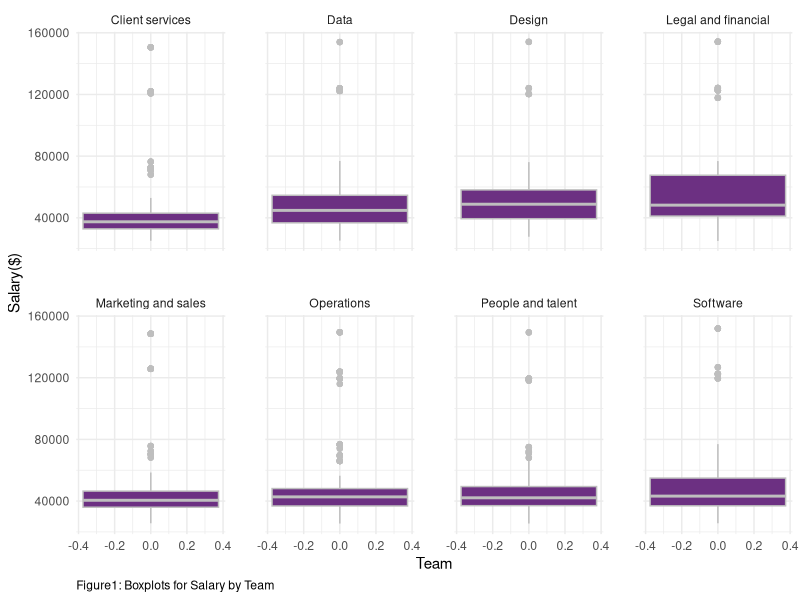
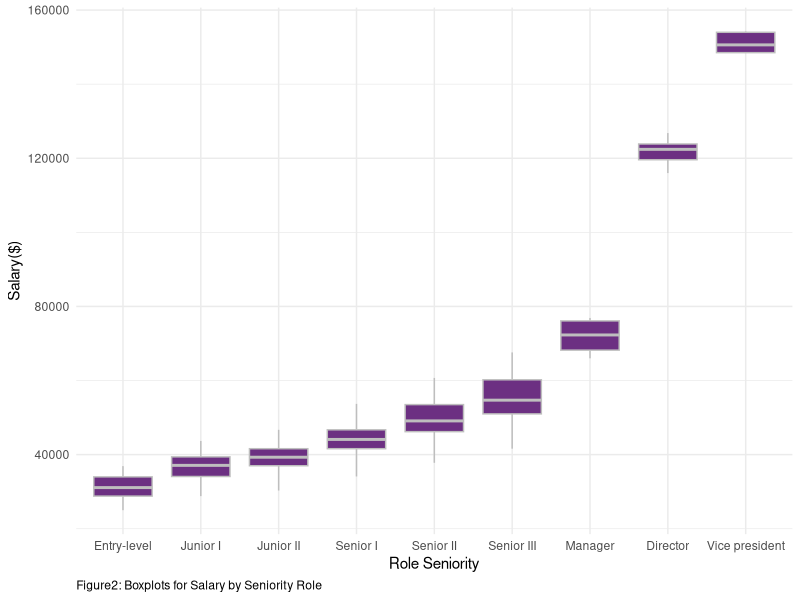
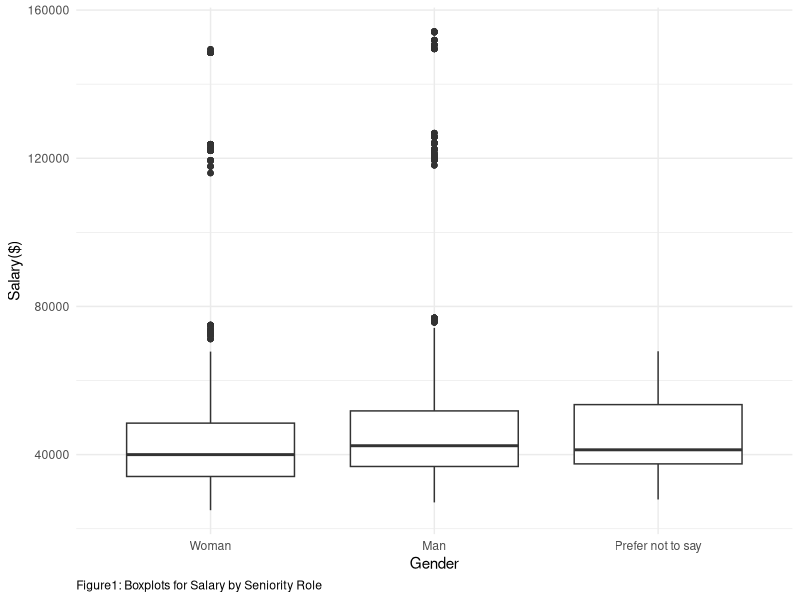
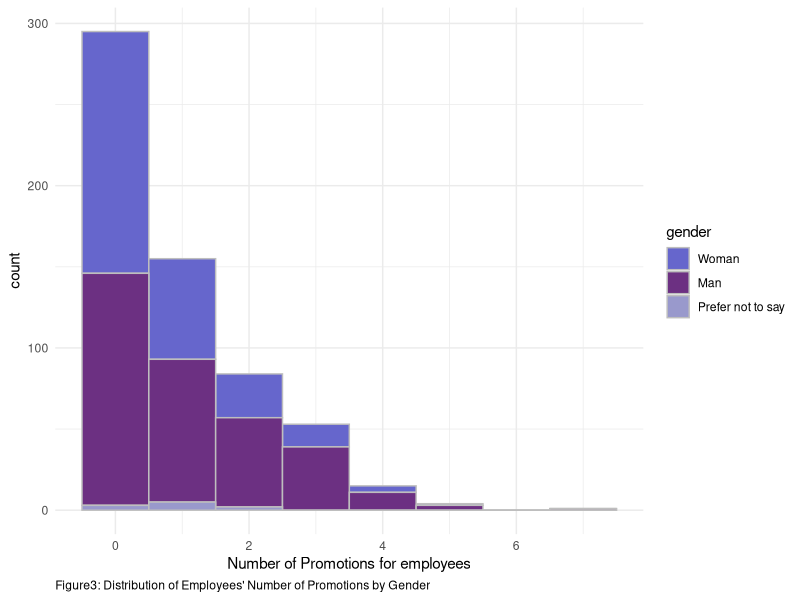
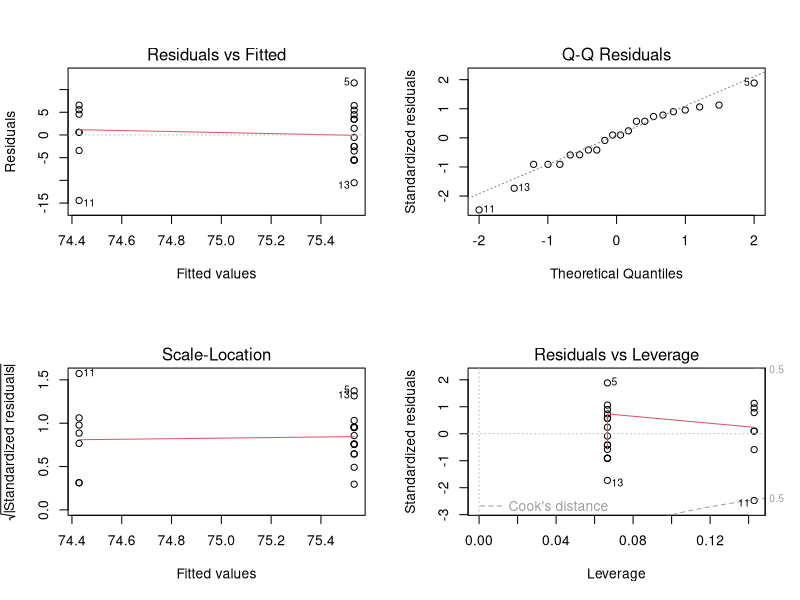
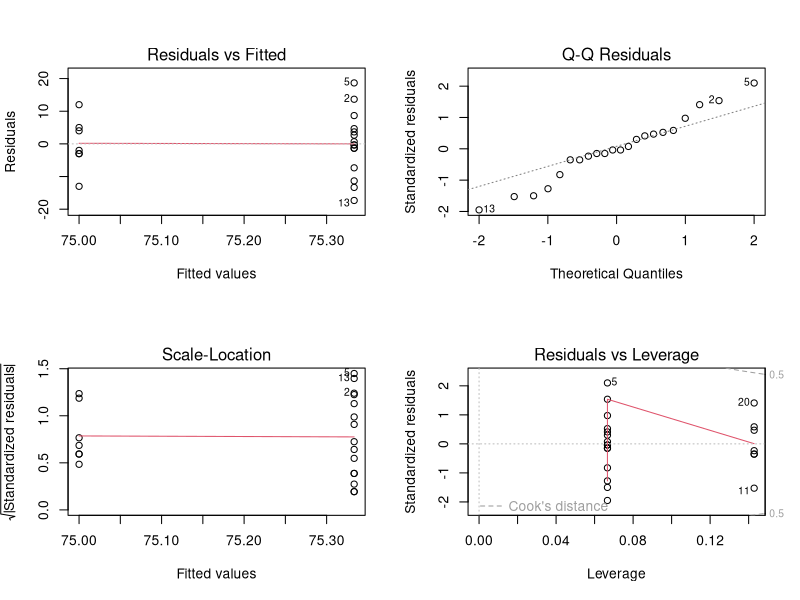
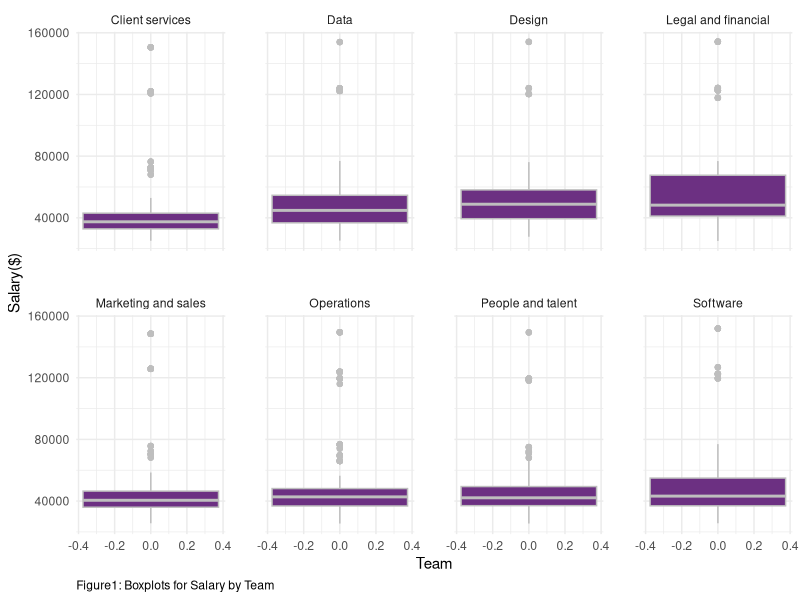
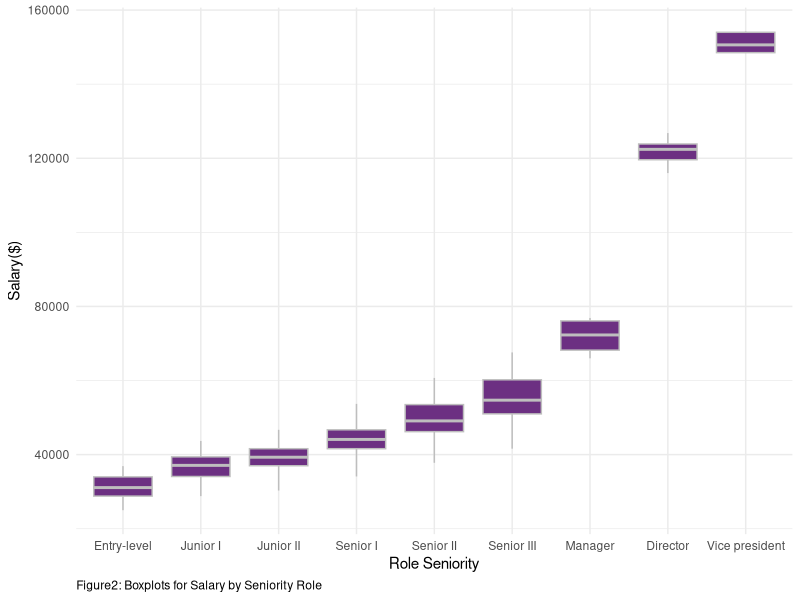

Reproduce these figures in R, in order.
## ---- chunk 1
library(tidyverse)
library(lme4)
library(mgcv)
library(kableExtra)
#install.packages("gridExtra")
library(gridExtra)
# this should supress all code and messages
knitr::opts_chunk$set(include=FALSE)
## ---- chunk 2
############################################################################################################
#DATA CLEANING PART
############################################################################################################

# read in the data
black_saber_current_employees <- read_csv("data/black-saber-current-employees.csv")

#change salary varaible from characters to doubles
black_saber_current_employees_cleaned <- black_saber_current_employees %>% 
  mutate(salary = str_extract_all(salary, "\\d+,\\d+")) %>% #only extracting the number part(i.e., remove $)
  mutate(salary = str_remove_all(salary, ",")) %>% # remove comma(,)
  mutate(salary = as.numeric(salary)) %>% #change to doubles
  #changing the orders of role as hierarchy, rather than alphabetical order(see below note)
  mutate(role_seniority = fct_relevel(role_seniority, "Manager", after = 7)) %>% 
  mutate(role_seniority = fct_relevel(role_seniority, "Director", after = 7)) %>%
  #changing the orders of gender for clairty in explanation for promotion analaysis part
  mutate(gender = fct_relevel(gender, "Woman", after = 0))

#NOTES
#(Before changing): Director Entry-level Junior I Junior II Manager Senior I Senior II Senior III Vice president
#(After chaning): “Entry-level”,“Junior I”,“JuniorII”,“Senior I”,“Senior II”,“Senior III”,“Manager”, “Director”,“Vicepresident” 

## ---- chunk 3
#########################################################################################################
#EXPLORATORY ANALYSIS
#########################################################################################################
# create a visualisation (a boxplot to see if teams have systematic differences in their salary)
#some teams might be more important to the company 
#e.g., bc it is a software company, software team might be more valuable to the company and thus receive higher salary, yet this is fair in the sense that the Gideon wants salary based on "talent and value to the company”)

my_plot_salary_by_role_team <- black_saber_current_employees_cleaned %>% 
  ggplot(aes(y = salary)) +
  facet_wrap(~team, nrow = 2) +
  geom_boxplot(colour = "grey", fill = "#6C3082") +
  theme_minimal() +
  labs(x = "Team", y= "Salary($)", caption = "Figure1: Boxplots for Salary by Team") + 
  theme(panel.spacing = unit(2, "lines")) +
  theme(plot.caption = element_text(hjust = 0))

my_plot_salary_by_role_team
ggsave("images/salary_boxplot_team.png", width = 6, height = 3.8)

## ---- chunk 4

#exploring whether there is difference in salary by roles.
#there should be difference, since higher the role, the more salary people earn since they are more valuable to the company

my_plot_salary_by_role <- black_saber_current_employees_cleaned %>% 
  ggplot(aes(x = role_seniority, y = salary)) +
  geom_boxplot(colour = "grey", fill = "#6C3082") +
  theme_minimal() +
  labs(x="Role Seniority", y= "Salary($)", caption = "Figure2: Boxplots for Salary by Seniority Role") +
  theme(plot.caption = element_text(hjust = 0))

my_plot_salary_by_role
ggsave("images/salary_boxplot_role.png", width = 6, height = 3)

#side note: does follow the seniority trend, which is Least senior to most senior: “Entry-level”,“Junior I”,“JuniorII”,“Senior I”,“Senior II”,“Senior III”,“Manager”, “Director”,“Vicepresident”

## ---- chunk 5
#########################################################################################################

#exploring whether there is gender difference in salary
my_plot_salary_by_gender <- black_saber_current_employees_cleaned %>% 
  ggplot(aes(x = gender, y = salary)) +
  geom_boxplot() +
  theme_minimal() +
  labs(x = "Gender", y= "Salary($)", caption = "Figure1: Boxplots for Salary by Seniority Role") +
  theme(plot.caption = element_text(hjust = 0))

  
my_plot_salary_by_gender
#result(interpretation of the plot): Gender does not seem to have fixed effect on salary. In other words, no gender bias, which is good considering EDI (but when doing model comparison, we will see whether such is true numerically)

ggsave("images/salary_boxplot_gender.png", width = 6, height = 4)

#########ONE-WAY ANOVA ON SALARY AND GENDER AS GROUP####################

lmod_gender <- lm(salary ~ gender, data = black_saber_current_employees_cleaned)
#summary(lmod_gender)
#HOWEVER, UNLIKE THE VISUALIZATION, THERE WAS A SIGNIFICANT DIFFERENCE IN GENDER! THERE MIGHT BE GENDER BIAS IN SALARY(we will see this in model fitting part)

## ---- chunk 6
#########################################################################################################
#MODEL FITTING
#########################################################################################################

#fitting a linear mixed model while setting financial quarter (financial_q)
#rationale: in some quarters, the company earns a lot of money and so all employees earn more money in that quarter, but when the quarter is not good, all earn less money.

salary_lmer <- lmer(salary ~ gender + team + role_seniority + leadership_for_level + productivity + (1|financial_q), data = black_saber_current_employees_cleaned)
#summary(salary_lmer)

#cannot take face-value to whether team has systematic difference and so just to check, we added this model without team so that when we compare it with salary_lmer, we can know whether we must include team or not fpre better prediction.
salary_lmer_no_team <- lmer(salary ~ gender + role_seniority + leadership_for_level + productivity + (1|financial_q), data = black_saber_current_employees_cleaned)
#summary(salary_lmer)

salary_lmer_no_gender <- lmer(salary ~ team + role_seniority + leadership_for_level + productivity + (1|financial_q), data = black_saber_current_employees_cleaned)
#summary(salary_lmer_no_gender)

## ---- chunk 7
#########################################################################################################
#MODEL COMPARISION TEST
#########################################################################################################


#THIS TEST CONFIRMS THAT THERE IS A GENDER BIAS IN SALARY
lmtest::lrtest(salary_lmer, salary_lmer_no_gender)
#conclusion: indeed, becuase the p-value is significant, simpler model does NOT explain better than complex model = should include gender to have better predictive ability...

## ---- chunk 8
#This test confirms that we need team as predictor
lmtest::lrtest(salary_lmer, salary_lmer_no_team)
## ---- chunk 9
salary_table <- cbind(Estimate = summary(salary_lmer)$coef[,1])
kable(round(salary_table[1:3,],4), col.names = c("Estimate"), caption = "Partial Table of Coefficient Estimates for Salary Model Including Gender", booktabs = TRUE, valign = "t", format = "pandoc") %>%
  kable_styling(latex_options = "scale_down")
## ---- chunk 10
############################################################################################################
#DATA CLEANING PART
############################################################################################################
# create a variable called promotion count that keeps track of the number of times
# each employee got promoted
employee_data <- black_saber_current_employees_cleaned %>%
  mutate(employee_role = as.numeric(role_seniority)) %>%
  select(employee_id, employee_role) %>%
  group_by(employee_id)%>%
  mutate(initial_role=min(employee_role)) %>%
  mutate(current_role=max(employee_role)) %>%
  mutate(promotion_count = current_role - initial_role) %>%
  select(employee_id, promotion_count) %>%
  unique()

# `work_period` variable counts how many financial quarters each employee has gone through
# this gives us an idea of how long each employee has been working at the company
working_period <- black_saber_current_employees_cleaned %>%
  group_by(employee_id) %>%
  summarise(work_period = n())

# create a new variable called `employee_role` which saves role_seniority as numbers and
# create another variable called `initial_role` that indicates the initial role of the employee
role_seniority_data <- black_saber_current_employees_cleaned %>% 
  mutate(employee_role = as.numeric(role_seniority)) %>%
  select(employee_id, employee_role) %>%
  unique()%>%
  group_by(employee_id)%>%
  mutate(initial_role=min(employee_role)) %>%
  mutate(current_role=max(employee_role))

# data that only contains the most recent (2020 Q4) information on each employee
promotion_data <- full_join(black_saber_current_employees_cleaned, employee_data) %>%
  left_join(working_period) %>%
  mutate(year = as.numeric(str_extract_all(financial_q, "\\d+\\d+"))) %>%
  mutate(quarter = as.numeric(substr(financial_q,7,7))) %>% 
  group_by(employee_id) %>%
  mutate(recent_year = max(year)) %>%
  filter(year == recent_year) %>%
  mutate(recent_quarter = max(quarter)) %>%
  filter(quarter == recent_quarter) %>%
  right_join(y = role_seniority_data) %>% 
  filter(employee_role == current_role) %>% 
  select(-c(year, quarter, recent_year, recent_quarter, current_role, employee_role, initial_role))

## ---- chunk 11
#########################################################################################################
#EXPLORATORY ANALYSIS
#########################################################################################################

# proportion of different numbers of promotion
prop.table(table(promotion_data$promotion_count))

# mean number of promotions
mean(promotion_data$promotion_count)
sd(promotion_data$promotion_count)
## ---- chunk 12

promotion_count_by_gender_plot <- promotion_data %>% 
  ggplot(aes(x = promotion_count, fill = gender)) +
  geom_histogram(colour = "grey", binwidth= 1) +
  theme_minimal() +
  labs(x = "Number of Promotions for employees", caption = "Figure3: Distribution of Employees' Number of Promotions by Gender") + 
  scale_fill_manual(values=c("#6666CC", "#6C3082","#9999CC")) +
  theme(plot.caption = element_text(hjust = 0))

promotion_count_by_gender_plot
ggsave("images/promotion_count_by_gender_plot.png", width = 6, height = 4)

## Figure for executive summary
promotion_count_by_gender_plot_2 <- promotion_data %>% 
  ggplot(aes(x = promotion_count, fill = gender)) +
  geom_histogram(colour = "grey", binwidth= 1) +
  theme_minimal() +
  labs(x = "Number of Promotions for employees") + 
  scale_fill_manual(values=c("#6666CC", "#6C3082","#9999CC")) +
  theme(plot.caption = element_text(hjust = 0))

ggsave("images/promotion_count_by_gender_plot_2.png", height = 2)

## ---- chunk 13
########################################################################################################
# Assumption check
########################################################################################################

mean_variance_model <- promotion_data %>% 
  group_by(gender) %>% 
  summarise(mean = mean(promotion_count), var = round(sd(promotion_count)^2,1))

## ---- chunk 14
#########################################################################################################
#MODEL FITTING
#########################################################################################################
# test model to see if gender, leadership level and productivity of each employee affect their number of promotions
# (offset: account for different work periods for the employees, while allowing for counts to still be the response.)

# model with covariates gender, leadership and productivity
mod1 <- glm(promotion_count ~ gender + leadership_for_level + productivity, family = poisson, offset = log(work_period), data = promotion_data)
# model with covariates leadership and productivity only
mod2 <- glm(promotion_count ~ leadership_for_level + productivity, family = poisson, offset = log(work_period), data = promotion_data)
# model with covariates gender, leadership, productivity, salary, and role_seniority
mod3 <- glm(promotion_count ~ gender + leadership_for_level + productivity + salary + role_seniority, family = poisson, offset = log(work_period), data = promotion_data)
# model with covariates leadership, productivity, salary, and role_seniority only
mod4 <- glm(promotion_count ~ leadership_for_level + productivity + salary + role_seniority, family = poisson, offset = log(work_period), data = promotion_data)

# compare models with common covariates of leadership and productivity, with and without gender
anova(mod1, mod2, test = "Chisq")
# more complex model with gender is better

# compare models with common covariates of leadership, productivity, salary, and role_seniority, with and without gender
anova(mod3, mod4, test = "Chisq")
# more complex model with gender is better

# compare the two preferable models from the previous tests to determine the final model
anova(mod1, mod3, test = "Chisq")
# strong evidence against the hypothesis that the simpler model fits the data just well
## ---- chunk 15
table <- cbind(Estimate = summary(mod3)$coef[,1],
               confint(mod3))
kable(round(table[1:3,],4), caption = "Partial Table of Coefficient Estimates and 95% Confidence Interval for Gender in the Final Model", booktabs = TRUE, valign = "t", format = "pandoc") %>%
  kable_styling(latex_options = "scale_down")
## ---- chunk 16
#########################################################################################################
#DATA CLEANING PART
#########################################################################################################

# read in the data
phase1_applicants <- read.csv("data/phase1-new-grad-applicants-2020.csv")
phase2_applicants <- read.csv("data/phase2-new-grad-applicants-2020.csv")
phase3_applicants <- read.csv("data/phase3-new-grad-applicants-2020.csv")
final_hired <- read.csv("data/final-hires-newgrad_2020.csv")

#make new variable which tells whether applicant is accepted for each phase or not
#add gender if the dataset doesn't have
final_hired_cleaned <- final_hired %>% 
  mutate(hired = 1)

phase3_applicants_cleaned <- phase3_applicants %>% 
  full_join(final_hired_cleaned) %>% 
  mutate(hired = replace_na(hired, 0)) %>% 
  left_join(phase2_applicants) %>% 
  select(applicant_id : hired, gender) %>% 
  mutate(gender = fct_relevel(gender, "Woman", after = 0)) %>% 
  mutate(hired_word = case_when(hired == 0 ~ "Fail", 
                                         hired == 1 ~ "Pass")) %>% 
  mutate(phase2accepted = 1)

phase2_applicants_cleaned <- phase2_applicants %>% 
  full_join(phase3_applicants_cleaned) %>% 
  mutate(phase2accepted = replace_na(phase2accepted, 0)) %>% 
  select(applicant_id, gender, technical_skills:speaking_skills, phase2accepted) %>%
  mutate(gender = fct_relevel(gender, "Woman", after = 0)) %>% 
  mutate(phase2accepted_word = case_when(phase2accepted == 0 ~ "Fail", 
                                         phase2accepted == 1 ~ "Pass")) %>% 
  mutate(phase1accepted = 1) # %>% 
  #filter(gender != "Prefer not to say")

phase1_applicants_cleaned <- phase1_applicants %>% 
  full_join(phase2_applicants_cleaned) %>% 
  select(applicant_id:work_experience, phase1accepted) %>% 
  mutate(phase1accepted = replace_na(phase1accepted, 0)) %>%
  mutate(gender = fct_relevel(gender, "Woman", after = 0)) %>% 
  mutate(phase1accepted_word = case_when(phase1accepted == 0 ~ "Fail",
                                         phase1accepted == 1 ~ "Pass"))

phase2_applicants_cleaned <- filter(phase2_applicants_cleaned, gender != "Prefer not to say")
## ---- chunk 17
#########################################################################################################
#EXPLORATORY ANALYSIS
#########################################################################################################

#proportion of female
sum(phase1_applicants$gender == "Woman") / nrow(phase1_applicants)
sum(phase1_applicants$gender == "Prefer not to say") / nrow(phase1_applicants)
sum(phase2_applicants_cleaned$phase2accepted ==1) / nrow(phase2_applicants_cleaned)

# create a visualisation (a boxplot to see if gender has systematic differences in their phase approved)

#stacked bar chart that displays the proportion of applicants with each accepted group, for each gender
bar_proportion_phase1 <- ggplot(data = phase1_applicants_cleaned, aes(x = gender, fill = phase1accepted_word)) +
  geom_bar(position = "fill") +
  scale_fill_manual(values=c("#9999CC", "#6C3082")) +
  theme_minimal() +
  labs(title = "Pass Rate in Phase 1 by Gender",
       x = "Gender", y = "Approved Proportion") + 
  theme(legend.position = "none")

bar_proportion_phase2 <- ggplot(data = phase2_applicants_cleaned, aes(x = gender, fill = phase2accepted_word)) +
  geom_bar(position = "fill") +
  scale_fill_manual(values=c("#9999CC", "#6C3082")) +
  theme_minimal() +
  labs(title = "Pass Rate in Phase 2 by Gender",
       x = "Gender", y = "Approved Proportion") +
  theme(legend.title = element_blank())

bar_proportion_phase1_2 <- arrangeGrob(bar_proportion_phase1, bar_proportion_phase2, ncol=2)
ggsave(file="images/hiring_barchart_gender.png", bar_proportion_phase1_2)


box_interviewer1 <- ggplot(phase3_applicants_cleaned, aes(x = gender, y = interviewer_rating_1)) +
  geom_boxplot() +
  ylim(55, 95) +
  theme_minimal() +
  labs(title = "interviewer1 scores by Gender", x = "Gender", y= "rating") +
  theme(plot.title = element_text(hjust = 0.5))
  
box_interviewer2 <- ggplot(phase3_applicants_cleaned, aes(x = gender, y = interviewer_rating_2)) +
  geom_boxplot() +
  ylim(55, 95) +
  theme_minimal() +
  labs(title = "interviewer2 scores by Gender", x = "Gender", y= "rating") +
  theme(plot.title = element_text(hjust = 0.5))

box_proportion_interviewer1_2 <- arrangeGrob(box_interviewer1, box_interviewer2, ncol=2)
ggsave(file="images/hiring_boxplot_gender.png", box_proportion_interviewer1_2)

## figure for excutive summary
ggsave(file="images/hiring_barchart_gender_2.png", bar_proportion_phase1_2, height = 2)
ggsave(file="images/hiring_boxplot_gender_2.png", box_proportion_interviewer1_2, height = 2)

## ---- chunk 18
#########################################################################################################
#MODEL FITTING
#########################################################################################################

#use generalized linear model since all variables take large part of grades

#model where gender is only predictor
phase1_gender <- glm(phase1accepted ~ gender, family = binomial, data = phase1_applicants_cleaned)
confint(phase1_gender)

#generalized linear model with all variables except for gender
phase1_glm_no_gender <- glm(phase1accepted ~ team_applied_for + cover_letter + cv+ gpa + extracurriculars + work_experience, family = binomial(link = "logit"), data = phase1_applicants_cleaned)

#generalized linear model with all variables including gender
phase1_glm <- glm(phase1accepted ~ team_applied_for + cover_letter + cv+ gpa + gender +  extracurriculars + work_experience, family = binomial(link = "logit"), data = phase1_applicants_cleaned)

#deviance test to know including gender is better
drop_in_deviance <- anova(phase1_glm_no_gender, phase1_glm, test = "Chisq")
drop_in_deviance
## ---- chunk 19
#model where gender is only predictor
phase2_gender <- glm(phase2accepted ~ gender, family = binomial, data = phase2_applicants_cleaned)
confint(phase2_gender)

#generalized linear model with all variables except for gender
phase2_glm_no_gender <- glm(phase2accepted ~ technical_skills + writing_skills + speaking_skills + leadership_presence , family = binomial(link = "logit"), data = phase2_applicants_cleaned)

#generalized linear model with all variables including gender
phase2_glm <- glm(phase2accepted ~ technical_skills + writing_skills + speaking_skills + leadership_presence + gender, family = binomial(link = "logit"), data = phase2_applicants_cleaned)

#deviance test to know including gender is better
drop_in_deviance <- anova(phase2_glm_no_gender, phase2_glm, test = "Chisq")
drop_in_deviance
## ---- chunk 20
#Simple linear model with gender covariate for interviewer 1
phase3_interviewer1 <- lm(interviewer_rating_1 ~ gender, data = phase3_applicants_cleaned)
confint(phase3_interviewer1)

#Simple linear model with gender covariate for interviewer 2
phase3_interviewer2 <- lm(interviewer_rating_2 ~ gender, data = phase3_applicants_cleaned)
confint(phase3_interviewer2)

#Checking assumption
par(mfrow=c(2,2))
plot(phase3_interviewer1)
par(mfrow=c(2,2))
plot(phase3_interviewer2)
## ---- chunk 21
# full summary output for salary model
salary_table <- cbind(Estimate = summary(salary_lmer)$coef[,1])
kable(round(salary_table[,],4), col.names = c("Estimate"), caption = "Full Table of Coefficient Estimates for Salary Model", booktabs = TRUE, valign = "t", format = "pandoc") %>%
  kable_styling(latex_options = "scale_down")

# full summary output and 95% CIs for promotion model
promotion_table <- cbind(Estimate = summary(mod3)$coef[,1],
               confint(mod3))
kable(round(table,4), caption = "Estimates with 95% confidence intervals", booktabs = TRUE, valign = "t", format = "pandoc") %>%
  kable_styling(latex_options = "scale_down")
